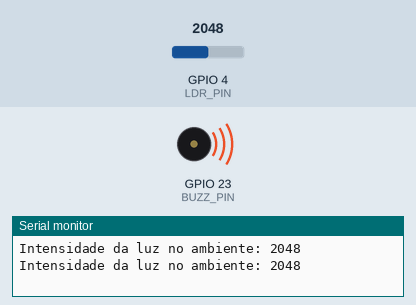
Simulated run of this program. Board: ESP32. Shown: buzzer (waves = sounding), the last lines printed to the serial monitor. Inputs (shaded band) come from the test bench; at power-on: GPIO 4 (LDR_PIN) = 2048 (analog values on the 0–4095 scale).

Above: at 1.8 s.
1.9 s: GPIO 4 (LDR_PIN) set to 10
3.4 s: GPIO 4 (LDR_PIN) set to 7
At 5.1 s:
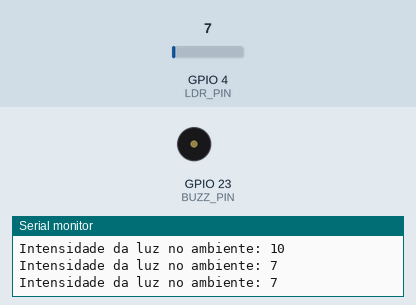
5.5 s: GPIO 4 (LDR_PIN) set to 491
At 6.6 s:
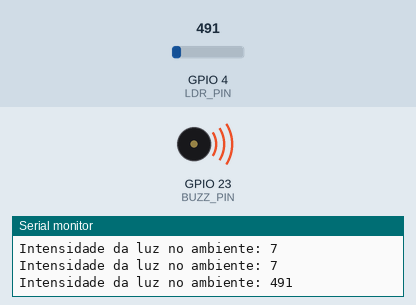
7.5 s: GPIO 4 (LDR_PIN) set to 0
At 9.4 s:
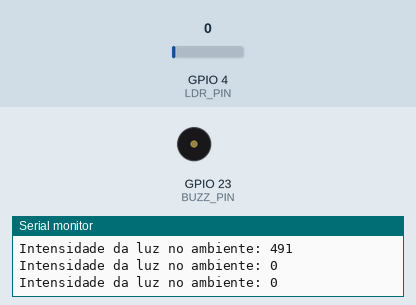
Timing chart, 0 to 10.5 s (numbered marks = the images above; inputs shaded):
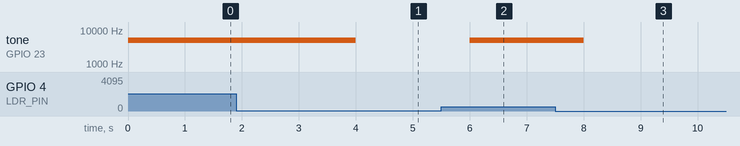

The program:

main.cpp
```cpp
#include <Arduino.h>

#define BUZZ_PIN 23
#define LDR_PIN 4

int adc;

/* Atividade 3
  Desenvolva uma aplicação, onde haja o controle de intensidade de luz (LED) e som (buzzer), de acordo com a intensidade de luz no ambiente (LDR).
*/

void setup() {
  // put your setup code here, to run once:
  Serial.begin(115200);

  pinMode(BUZZ_PIN, OUTPUT); // Definimos o pino 18 (LED) como saída
  ledcAttachPin(BUZZ_PIN, 0); // Atribuimos o pino 18 ao canal 0.
  ledcSetup(0, 5000, 12); // Atribuimos ao canal 0 a frequenciad e 5KHz com resolucao de 10bits.

  analogReadResolution(12); // resolução do ADC 12 bits
  analogSetPinAttenuation(LDR_PIN, ADC_11db);
}

void loop() {
  // put your main code here, to run repeatedly:
  adc = analogRead(LDR_PIN);
  ledcWrite(0, adc);
  Serial.println("Intensidade da luz no ambiente: "+String(adc));
  delay(1000);
}
```

Measured:
- the behaviour switches between 9 and 8 on GPIO 4 (LDR_PIN) (found by bisection; images 0 and 1)
- after the input at 3.4 s, tone on GPIO 23 (BUZZ_PIN): 5000 Hz → silent after 0.60 s
- after the input at 5.5 s, tone on GPIO 23 (BUZZ_PIN): silent → 5000 Hz after 0.50 s
- after the input at 7.5 s, tone on GPIO 23 (BUZZ_PIN): 5000 Hz → silent after 0.50 s
